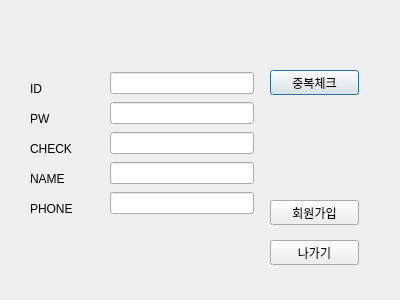
<?xml version="1.0" encoding="UTF-8"?>
<ui version="4.0">
 <class>signup</class>
 <widget class="QDialog" name="signup">
  <property name="geometry">
   <rect>
    <x>0</x>
    <y>0</y>
    <width>400</width>
    <height>300</height>
   </rect>
  </property>
  <property name="windowTitle">
   <string>Dialog</string>
  </property>
  <widget class="QPushButton" name="id_check">
   <property name="geometry">
    <rect>
     <x>270</x>
     <y>70</y>
     <width>89</width>
     <height>25</height>
    </rect>
   </property>
   <property name="text">
    <string>중복체크</string>
   </property>
  </widget>
  <widget class="QPushButton" name="singup_btn">
   <property name="geometry">
    <rect>
     <x>270</x>
     <y>200</y>
     <width>89</width>
     <height>25</height>
    </rect>
   </property>
   <property name="text">
    <string>회원가입</string>
   </property>
  </widget>
  <widget class="QLabel" name="id">
   <property name="geometry">
    <rect>
     <x>30</x>
     <y>80</y>
     <width>67</width>
     <height>17</height>
    </rect>
   </property>
   <property name="text">
    <string>ID</string>
   </property>
  </widget>
  <widget class="QLabel" name="pw">
   <property name="geometry">
    <rect>
     <x>30</x>
     <y>110</y>
     <width>67</width>
     <height>17</height>
    </rect>
   </property>
   <property name="text">
    <string>PW</string>
   </property>
  </widget>
  <widget class="QLabel" name="name">
   <property name="geometry">
    <rect>
     <x>30</x>
     <y>170</y>
     <width>67</width>
     <height>17</height>
    </rect>
   </property>
   <property name="text">
    <string>NAME</string>
   </property>
  </widget>
  <widget class="QLabel" name="phone">
   <property name="geometry">
    <rect>
     <x>30</x>
     <y>200</y>
     <width>67</width>
     <height>17</height>
    </rect>
   </property>
   <property name="text">
    <string>PHONE</string>
   </property>
  </widget>
  <widget class="QPushButton" name="out_btn">
   <property name="geometry">
    <rect>
     <x>270</x>
     <y>240</y>
     <width>89</width>
     <height>25</height>
    </rect>
   </property>
   <property name="text">
    <string>나가기</string>
   </property>
  </widget>
  <widget class="QLabel" name="check_pw">
   <property name="geometry">
    <rect>
     <x>30</x>
     <y>140</y>
     <width>67</width>
     <height>17</height>
    </rect>
   </property>
   <property name="text">
    <string>CHECK</string>
   </property>
  </widget>
  <widget class="QWidget" name="">
   <property name="geometry">
    <rect>
     <x>110</x>
     <y>70</y>
     <width>144</width>
     <height>151</height>
    </rect>
   </property>
   <layout class="QVBoxLayout" name="verticalLayout">
    <item>
     <widget class="QLineEdit" name="id_input">
      <property name="text">
       <string/>
      </property>
     </widget>
    </item>
    <item>
     <widget class="QLineEdit" name="pw_input">
      <property name="text">
       <string/>
      </property>
     </widget>
    </item>
    <item>
     <widget class="QLineEdit" name="pw_check">
      <property name="text">
       <string/>
      </property>
     </widget>
    </item>
    <item>
     <widget class="QLineEdit" name="name_input"/>
    </item>
    <item>
     <widget class="QLineEdit" name="phone_input"/>
    </item>
   </layout>
  </widget>
 </widget>
 <resources/>
 <connections/>
</ui>
